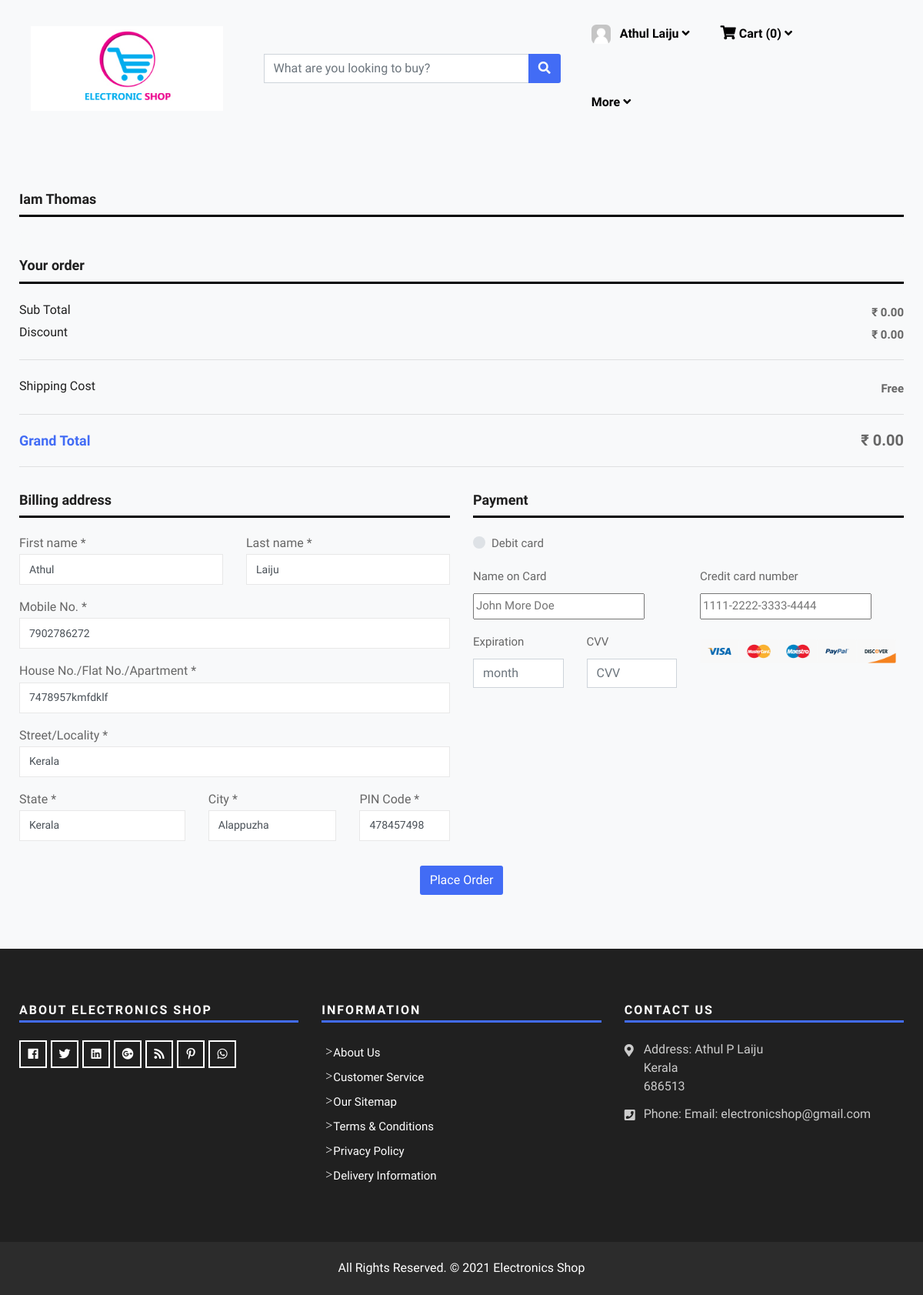
The page /checkout/ (signed in) on the database its author committed.
### shop/models.py (models this page shows, shortened)
class Customer(models.Model):
    user = models.OneToOneField(User, on_delete=models.CASCADE, default="")
    phone = models.BigIntegerField()
    house_no = models.CharField(null=True, max_length=20)
    street = models.CharField(null=True, max_length=50)
    city = models.CharField(null=True, max_length=20)
    pin = models.IntegerField(null=True)
    state = models.CharField(null=True, max_length=20)
    profile_pic = models.ImageField(null=True, upload_to="customer_pic", default="userimg.png")

### shop/views/checkout.py (the view, shortened to what this page needs)
# urls.py: path("checkout/", checkout.checkout, name="CheckOut"),
@login_required(login_url='/login')
def checkout(request):
    currentuser = request.user
    carts = Cart.objects.filter(user_id=currentuser.id)
    customer = Customer.objects.get(user_id=currentuser.id)
    myuser = User.objects.get(id=currentuser.id)
    total = 0
    qty = 0
    for cart in carts:
        total = total + cart.amount
        qty = qty + cart.qty
    discount = 10 / 100 * total
    if discount > 20000:
        discount = 20000
    grand_total = total - discount
    details = {
        'myuser': myuser,
        'customer': customer,
        'carts': carts,
        'qty': qty,
        'total': total,
        'discount': discount,
        'grand_total': grand_total,
    }
    return render(request, 'checkout.html', details)

### templates/checkout.html (shortened to what this page needs)
{% extends 'base.html' %}
{% load static %}
{% load humanize %}
{% block body %}
<div class="cart-box-main">
    <div class="container">
        <div class="row">
            <div class="col-md-12 col-lg-12 mb-3">
                <div class="odr-box">
                    <div class="title-left">
                        <h3>Iam Thomas</h3>
                    </div>
                    <div class="rounded p-2 bg-light">
                    </div>
                </div>
            </div>
            <div class="col-md-12 col-lg-12 mb-3">
                <div class="odr-box">
                    <div class="title-left mb-4">
                        <h3>Your order</h3>
                    </div>
                    <div class="d-flex">
                        <h4>Sub Total</h4>
                        <div class="ml-auto font-weight-bold">₹ {{total|floatformat:2|intcomma}}</div>
                    </div>
                    <div class="d-flex">
                        <h4>Discount</h4>
                        <div class="ml-auto font-weight-bold">₹ {{discount|floatformat:2|intcomma}}</div>
                    </div>
                    <hr class="mb-4">
                    <div class="d-flex">
                        <h4>Shipping Cost</h4>
                        <div class="ml-auto font-weight-bold"> Free </div>
                    </div>
                    <hr>
                    <div class="d-flex gr-total">
                        <h5>Grand Total</h5>
                        <div class="ml-auto h5">₹ {{grand_total|floatformat:2|intcomma}}</div>
                    </div>
                    <hr>
                    </div>
                </div>
            </div>
            <div class="row">
                <div class="col-sm-6 col-lg-6 mb-3">
                    <div class="checkout-address">
                        <div class="title-left">
                            <h3>Billing address</h3>
                        </div>
                        <form class="needs-validation" action='/checkout/' method="POST">
                            <div class="row">
                                <div class="col-md-6 mb-3">
                                    <label for="firstname">First name *</label>
                                    <input type="text" class="form-control" name="firstname" value="{{myuser.first_name}}" placeholder="" value="" required>
                                </div>
                                <div class="col-md-6 mb-3">
                                    <label for="lastname">Last name *</label>
                                    <input type="text" class="form-control" name="lastname" value="{{myuser.last_name}}" placeholder="" value="" required>
                                </div>
                            </div>
                            <div class="mb-3">
                                <label for="phone">Mobile No. *</label>
                                <div class="input-group">
                                    <input type="tel" class="form-control" name="phone" value="{{customer.phone}}" placeholder="" required>
                                </div>
                            </div>
                            <div class="mb-3">
                                <label for="house_no">House No./Flat No./Apartment *</label>
                                <input type="text" class="form-control" name="house_no" value="{{customer.house_no}}" placeholder="" required>
                            </div>
                            <div class="mb-3">
                                <label for="street">Street/Locality *</label>
                                <input type="text" class="form-control" name="street" value="{{customer.street}}" placeholder="" required> </div>
                            <div class="row">
                                <div class="col-md-5 mb-3">
                                    <label for="state">State *</label>
                                    <input class="form-control wide w-100" name="state" value="{{customer.state}}" placeholder="" required>
                                </div>
                                <div class="col-md-4 mb-3">
                                    <label for="city">City *</label>
                                    <input class="form-control wide w-100" name="city" value="{{customer.city}}" placeholder="" required>
                                </div>
                                <div class="col-md-3 mb-3">
                                    <label for="pin">PIN Code *</label>
                                    <input type="tel" class="form-control" name="pin" value="{{customer.pin}}" placeholder="" required>
                                </div>
                            </div>
                    </div>
                </div>
                <div class="col-sm-6 col-lg-6 mb-3">
                    <div class="row">
                        <div class="col-md-12 col-lg-12">
                            <div class="shipping-method-box">
                                <div class="title-left">
                                    <h3>Payment</h3>
                                </div>
                                <div class="mb-4">
                                    <div class="d-block my-3">
                                        <div class="custom-control custom-radio">
                                            <label class="custom-control-label" for="debit">Debit card</label>
                                        </div>
                                    </div>
                                    <div class="row">
                                        <div class="col-md-6 mb-3">
                                            <label for="cname">Name on Card</label>
                                            <input type="text" id="cname" name="cardname"  placeholder="John More Doe" required/>
                                        </div>
                                        <div class="col-md-6 mb-3">
                                            <label for="ccnum">Credit card number</label>
                                             <input type="text" id="ccnum" name="cardnumber"  placeholder="1111-2222-3333-4444" required/>
                                        </div>
                                    </div>
                                    <div class="row">
                                        <div class="col-md-3 mb-3">
                                            <label for="cc-expiration">Expiration</label>
                                            <input type="text" class="form-control" name="cc-expiration" placeholder="month"  aria-placeholder="year" required/>
                                        </div>
                                        <div class="col-md-3 mb-3">
                                            <label for="cc-expiration">CVV</label>
                                            <input type="text" class="form-control" name="cvv" placeholder="CVV"    required/>
                                        </div>
                                        <div class="col-md-6 mb-3">
                                            <div class="payment-icon">
                                                <ul>
                                                    <li><img width="51px" height="31px" src="{% static 'images/payment-icon/1.png' %}" alt=""></li>
                                                    <li><img width="51px" height="31px" src="{% static 'images/payment-icon/2.png' %}" alt=""></li>
                                                    <li><img width="51px" height="31px" src="{% static 'images/payment-icon/3.png' %}" alt=""></li>
                                                    <li><img width="51px" height="31px" src="{% static 'images/payment-icon/5.png' %}" alt=""></li>
                                                    <li><img width="51px" height="31px" src="{% static 'images/payment-icon/7.png' %}" alt=""></li>
                                                </ul>
                                            </div>
                                        </div>
                                    </div>
                                </div>
                            </div>
                        </div>
                    </div>
                </div>
            </div>
            <div class="shopping-box text-center"> <button type="submit" class="ml-auto btn hvr-hover" style="color:white">Place Order</button> </div>
        </div>
    </div>
{% endblock %}

### templates/base.html (shortened to what this page needs)
{% load static %}
{% load humanize %}
<!DOCTYPE html>
<html lang="en">
<head>
	<link rel="stylesheet" href="{% static 'css/bootstrap.min.css' %}">
	<link rel="stylesheet" href="{% static 'css/style.css' %}">
	<link rel="stylesheet" href="{% static 'css/responsive.css' %}">
    <link rel="stylesheet" href="{% static 'css/custom.css' %}">
</head>
<body>
	<header class="main-header">
		<nav class="navbar navbar-expand-lg navbar-light bg-light navbar-default bootsnav">
            <div class="container">
                <div class="navbar-header col-lg-3 col-md-5 col-sm-12">
                    <a class="navbar-brand" href="/"><img src="{% static 'images/logo0.png' %}" width="250 px"/></a>
                </div>
                <div class="collapse navbar-collapse bg-light col-lg-9 col-md-7" id="navbar-menu">
                    <div class="col-lg-6">
                        <form class="form-inline" action="/search/" method="GET">
                            <div class="input-group" style="width: 100%;">
                                <input class="form-control" placeholder="What are you looking to buy?" name="search" type="text">
                                <div class="input-group-append">
                                    <button class="btn text-light hvr-hover" type="submit"><i class="fas fa-search"></i></button>
                                </div>
                            </div>
                        </form>
                    </div>
                    <div class="col-lg-6 d-flex justify-content-center">
                        <ul class="nav navbar-nav ml-auto" data-in="fadeInDown" data-out="fadeOutUp">
                            {% if user.id %}
                            <li class="dropdown">
                                <a href="/account" class="nav-link dropdown-toggle" data-toggle="dropdown">
                                    <img src="{{ customer.profile_pic.url }}" class="avatar">
                                    <span class="pl-2">{{user.first_name}} {{user.last_name}}</span>
                                    <i class="fas fa-angle-down"></i>
                                </a>
                            </li>
                            <li class="dropdown">
                                <a href="/cart" class="nav-link dropdown-toggle" data-toggle="dropdown">
                                    <i class="fas fa-shopping-cart" style="font-size: 18px;"></i>
                                    <span>Cart ({{qty}})</span>
                                    <i class="fas fa-angle-down"></i>
                                </a>
                            </li>
                            {% endif %}
                            <li class="dropdown">
                                <a href="#" class="nav-link dropdown-toggle" data-toggle="dropdown">
                                    <span>More</span>
                                    <i class="fas fa-angle-down"></i>
                                </a>
                            </li>
                        </ul>
                    </div>
                </div>
			</div>
		</nav>
	</header>
    {% block body %}
    {% endblock %}
	<footer>
        <div class="footer-main">
            <div class="container">
                <div class="row">
                    <div class="col-lg-4 col-md-12 col-sm-12">
                        <div class="footer-widget">
                            <h4>About Electronics Shop</h4>
                            <ul>
                                <li><a href="#"><i class="fab fa-facebook" aria-hidden="true"></i></a></li>
                                <li><a href="#"><i class="fab fa-twitter" aria-hidden="true"></i></a></li>
                                <li><a href="#"><i class="fab fa-linkedin" aria-hidden="true"></i></a></li>
                                <li><a href="#"><i class="fab fa-google-plus" aria-hidden="true"></i></a></li>
                                <li><a href="#"><i class="fas fa-rss" aria-hidden="true"></i></a></li>
                                <li><a href="#"><i class="fab fa-pinterest-p" aria-hidden="true"></i></a></li>
                                <li><a href="#"><i class="fab fa-whatsapp" aria-hidden="true"></i></a></li>
                            </ul>
                        </div>
                    </div>
                    <div class="col-lg-4 col-md-12 col-sm-12">
                        <div class="footer-link">
                            <h4>Information</h4>
                            <ul>
                                <li><a href="#">About Us</i></a></li>
                                <li><a href="#">Customer Service</a></li>
                                <li><a href="#">Our Sitemap</a></li>
                                <li><a href="#">Terms &amp; Conditions</a></li>
                                <li><a href="#">Privacy Policy</a></li>
                                <li><a href="#">Delivery Information</a></li>
                            </ul>
                        </div>
                    </div>
                    <div class="col-lg-4 col-md-12 col-sm-12">
                        <div class="footer-link-contact">
                            <h4>Contact Us</h4>
                            <ul>
                                <li>
                                    <p><i class="fas fa-map-marker-alt"></i>Address: Athul P Laiju <br>Kerala<br> 686513 </p>
                                </li>
                                <li>
                                    <p><i class="fas fa-phone-square"></i>Phone: <a href="tel:+919207903837>+918848993516</a></p>
                                </li>
                                <li>
                                    <p><i class="fas fa-envelope"></i>Email: <a href="mailto:electronicshop@gmail.com">electronicshop@gmail.com</a></p>
                                </li>
                            </ul>
                        </div>
                    </div>
                </div>
            </div>
        </div>
	</footer>
	<div class="footer-copyright">
        <p class="footer-company">All Rights Reserved. &copy; 2021 <a href="/"> Electronics Shop</a></p>
	</div>
</body>
</html>

### rows shown on the page
Customer: profile_pic (picture), phone "7902786272", house_no "7478957kmfdklf", street "Kerala", state "Kerala", city "Alappuzha", pin "478457498"

### other values the page prints
{{ user.first_name }} "Athul"
{{ user.last_name }} "Laiju"
{{ qty }} "0"
{{ total|floatformat:2|intcomma }} "0.00"
{{ discount|floatformat:2|intcomma }} "0.00"
{{ grand_total|floatformat:2|intcomma }} "0.00"
